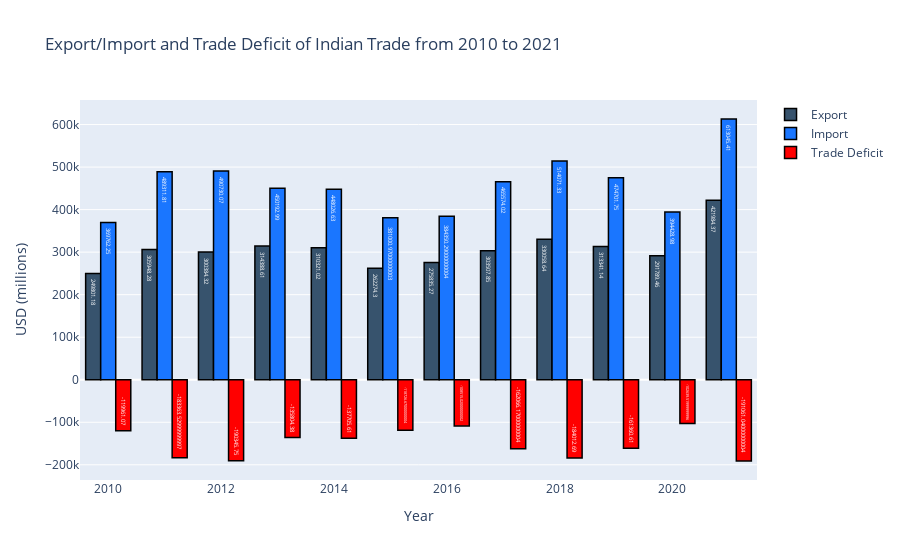

Notebook cell for this chart:
### Code cell
trace1 = go.Bar(
    x = total_year.index,
    y = total_year.Export,
    name = 'Export',
    marker = dict(color = 'rgb(55, 83, 109)', line = dict(color = 'rgb(0, 0, 0)', width = 1.5)),
    text = total_year.Export
)

trace2 = go.Bar(
    x = total_year.index,
    y = total_year.Import,
    name = 'Import',
    marker = dict(color = 'rgb(26, 118, 255)', line = dict(color = 'rgb(0, 0, 0)', width = 1.5)),
    text = total_year.Import
)

trace3 = go.Bar(
    x = total_year.index,
    y = total_year['Trade Deficit'],
    name = 'Trade Deficit',
    marker = dict(color = 'red', line = dict(color = 'rgb(0, 0, 0)', width = 1.5)),
    text = total_year['Trade Deficit']
)

layout = go.Layout(
    hovermode = 'closest',
    title = 'Export/Import and Trade Deficit of Indian Trade from 2010 to 2021',
    xaxis = dict(title = 'Year'),
    yaxis = dict(title = 'USD (millions)'),
)
fig = go.Figure(data = [trace1,trace2,trace3], layout=layout)
fig.show()

### Figure 1 — Plotly figure (JSON) as saved in the notebook; plotly's stock layout.template omitted (floating-point values rounded to 4 significant figures)
{"data": [{"marker": {"color": "rgb(55, 83, 109)", "line": {"color": "rgb(0, 0, 0)", "width": 1.5}}, "name": "Export", "text": [249800.0, 305900.0, 300400.0, 314400.0, 310300.0, 262300.0, 275800.0, 303500.0, 330100.0, 313300.0, 291800.0, 422000.0], "type": "bar", "x": [2010, 2011, 2012, 2013, 2014, 2015, 2016, 2017, 2018, 2019, 2020, 2021], "y": [249800.0, 305900.0, 300400.0, 314400.0, 310300.0, 262300.0, 275800.0, 303500.0, 330100.0, 313300.0, 291800.0, 422000.0]}, {"marker": {"color": "rgb(26, 118, 255)", "line": {"color": "rgb(0, 0, 0)", "width": 1.5}}, "name": "Import", "text": [369800.0, 489300.0, 490700.0, 450200.0, 448000.0, 381000.0, 384400.0, 465600.0, 514100.0, 474700.0, 394400.0, 613000.0], "type": "bar", "x": [2010, 2011, 2012, 2013, 2014, 2015, 2016, 2017, 2018, 2019, 2020, 2021], "y": [369800.0, 489300.0, 490700.0, 450200.0, 448000.0, 381000.0, 384400.0, 465600.0, 514100.0, 474700.0, 394400.0, 613000.0]}, {"marker": {"color": "red", "line": {"color": "rgb(0, 0, 0)", "width": 1.5}}, "name": "Trade Deficit", "text": [-120000.0, -183400.0, -190300.0, -135800.0, -137700.0, -118700.0, -108500.0, -162100.0, -184000.0, -161400.0, -102600.0, -191100.0], "type": "bar", "x": [2010, 2011, 2012, 2013, 2014, 2015, 2016, 2017, 2018, 2019, 2020, 2021], "y": [-120000.0, -183400.0, -190300.0, -135800.0, -137700.0, -118700.0, -108500.0, -162100.0, -184000.0, -161400.0, -102600.0, -191100.0]}], "layout": {"hovermode": "closest", "title": {"text": "Export/Import and Trade Deficit of Indian Trade from 2010 to 2021"}, "xaxis": {"title": {"text": "Year"}}, "yaxis": {"title": {"text": "USD (millions)"}}}}
